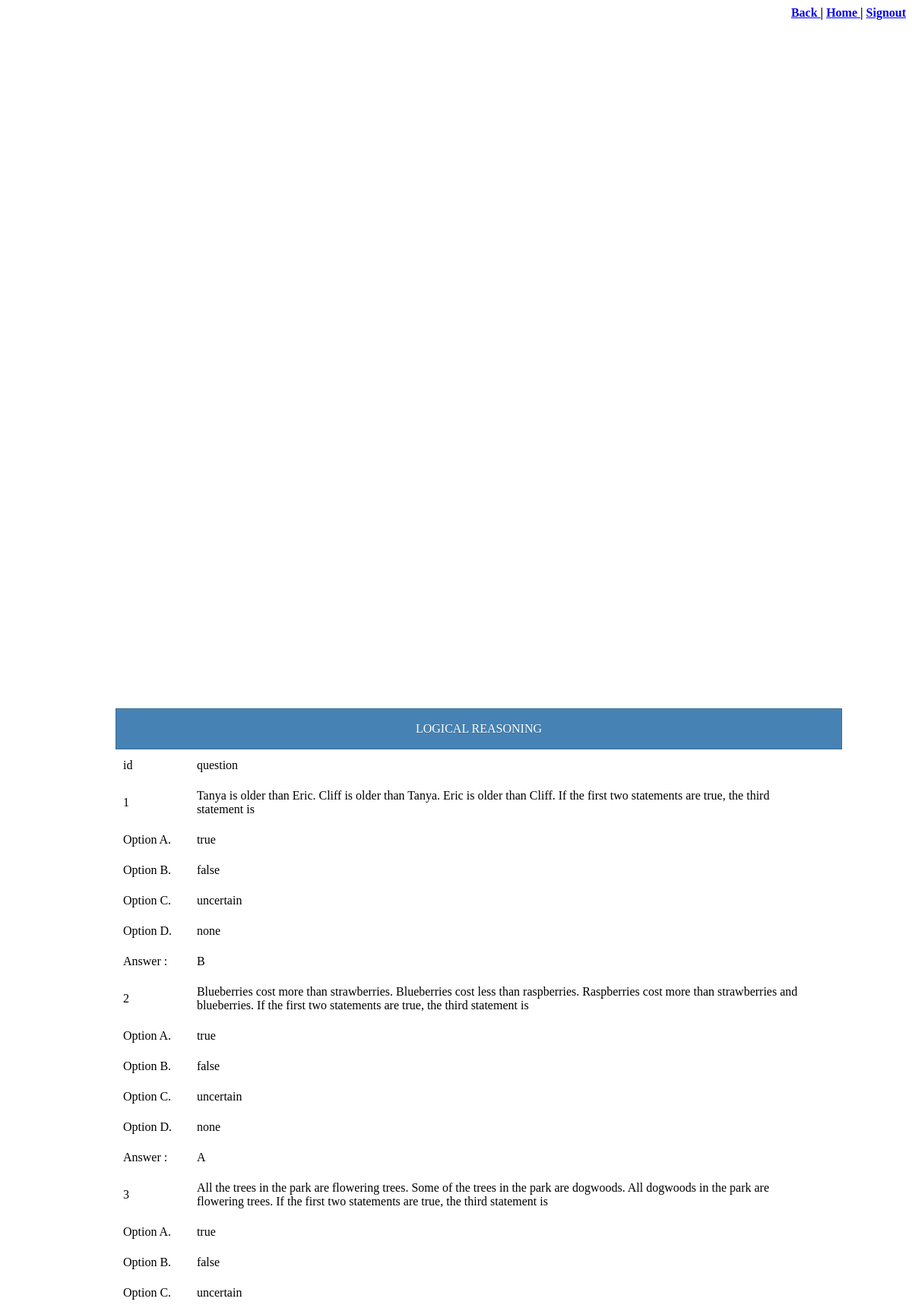
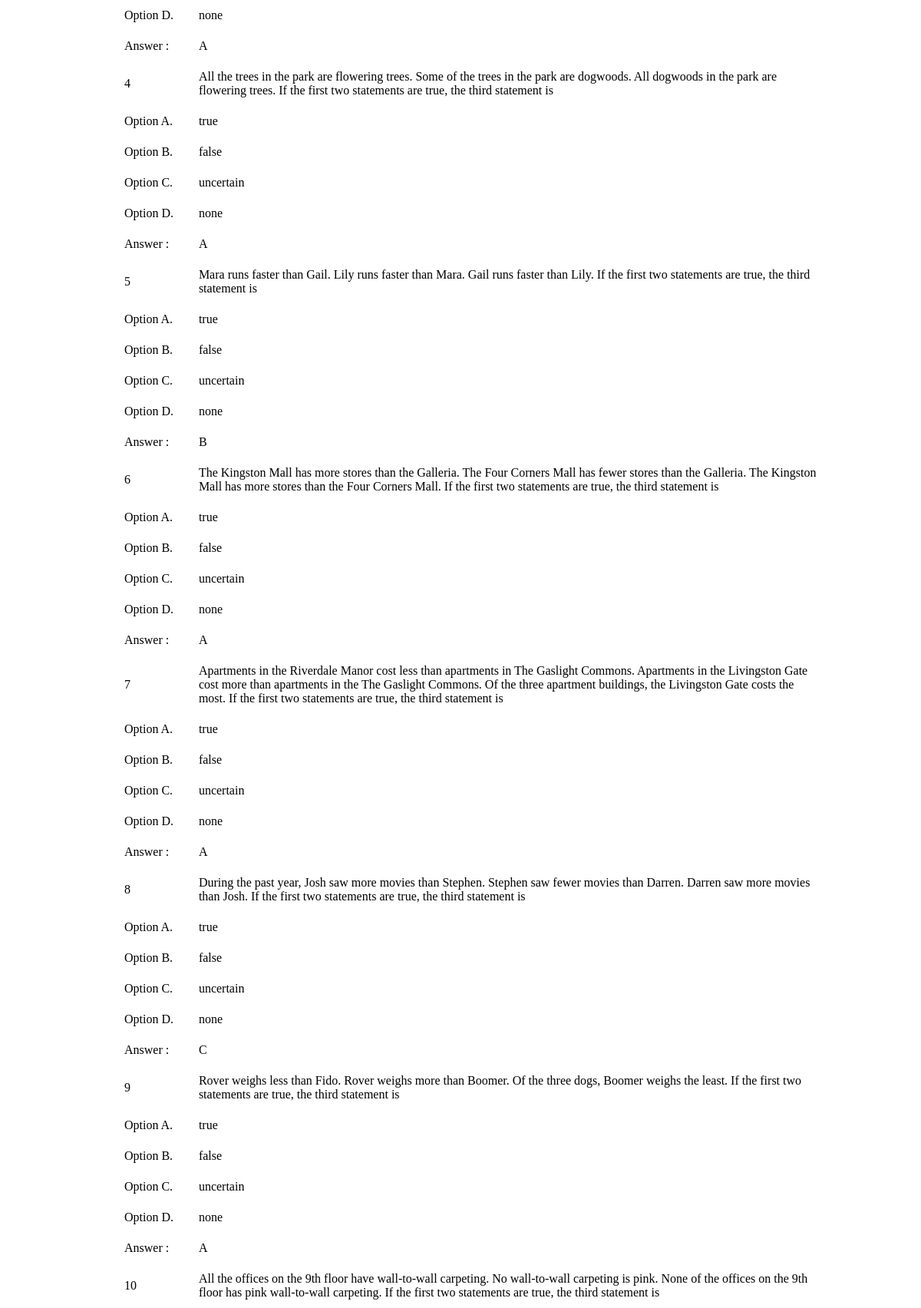
/admin/viewque.php (signed in, upper part), run on the app's committed database (2 pictures, top to bottom).
### tables this page shows
CREATE TABLE IF NOT EXISTS `test_lr` (
  `id` int(11) NOT NULL,
  `question` varchar(350) NOT NULL,
  `A` varchar(110) NOT NULL,
  `B` varchar(100) NOT NULL,
  `C` varchar(100) NOT NULL,
  `D` varchar(100) NOT NULL,
  `answer` varchar(100) NOT NULL
);

### admin/viewque.php (the view, shortened to what this page needs)
<html>
<body>
<p align="right">
<strong><a href="handletest.php"> Back </a>|
<strong><a href="login.php"> Home </a>|
<strong><a href="index.php">Signout</a></strong>
</p>
<table>
<th colspan='6'>
LOGICAL REASONING
</th>
<tr>
<td>
id
</td>
<td>
question
</td>
</tr>
<?php
$con=new PDO('mysql:host=127.0.0.1;dbname=aptitude_test','root','');
$sql="select * from test_lr";
$query=$con->query($sql);
while($r=$query->fetch(PDO::FETCH_OBJ)){
			echo "<tr><td>".$r->id."</td><td colspan='4'>".$r->question."</td><td></td></tr><br>";
			echo "<tr><td>Option A.</td><td colspan='4'>".$r->A."</td><td></td></tr><br>";
			echo "<tr><td>Option B.</td><td colspan='4'>".$r->B."</td><td></td></tr><br>";
			echo "<tr><td>Option C.</td><td colspan='4'>".$r->C."</td><td></td></tr><br>";
			echo "<tr><td>Option D.</td><td colspan='4'>".$r->D."</td><td></td></tr><br>";
echo "<tr><td>Answer :</td><td>".$r->answer."</td><td></td></tr><br>";
}
?>
<?php
$con=new PDO('mysql:host=127.0.0.1;dbname=aptitude_test','root','');
$sql="select * from test_vr";
$query=$con->query($sql);
while($r=$query->fetch(PDO::FETCH_OBJ)){
			echo "<tr><td>".$r->id."</td><td colspan='4'>".$r->question."</td><td></td></tr><br>";
echo "<tr><td>Option A.</td><td>".$r->A."</td><td></td colspan='4'></tr><br>";
			echo "<tr><td>Option B.</td><td colspan='4'>".$r->B."</td><td></td></tr><br>";
			echo "<tr><td>Option C.</td><td colspan='4'>".$r->C."</td><td></td></tr><br>";
			echo "<tr><td>Option D.</td><td colspan='4'>".$r->D."</td><td></td></tr><br>";
echo "<tr><td>Answer :</td><td>".$r->answer."</td><td></td></tr><br>";
}
?>
<?php
$con=new PDO('mysql:host=127.0.0.1;dbname=aptitude_test','root','');
$sql="select * from test_qr";
$query=$con->query($sql);
while($r=$query->fetch(PDO::FETCH_OBJ))
{
			echo "<tr><td>".$r->id."</td><td colspan='4'>".$r->question."</td><td></td></tr><br>";
echo "<tr><td>Option A.</td><td colspan='4'>".$r->A."</td><td></td></tr><br>";
			echo "<tr><td>Option B.</td><td colspan='4'>".$r->B."</td><td></td></tr><br>";
			echo "<tr><td>Option C.</td><td colspan='4'>".$r->C."</td><td></td></tr><br>";
			echo "<tr><td>Option D.</td><td colspan='4'>".$r->D."</td><td></td></tr><br>";
echo "<tr><td>Answer :</td><td>".$r->answer."</td><td></td></tr><br>";
}
?>
</table>
</body>
</html>

### admin/viewque.php (style rules this page uses)
table { position:absolute; top:10%;left: 150px; width: 80%; height: 320px; margin: 50px auto; background: white; }
th { background: steelblue; height: 54px; width: 25%; font-weight: lighter; text-shadow: 0 1px 0 #38678f; color: white; border: 1px solid #38678f; box-shadow: inset 0px 1px 2px #568ebd; transition: all 0.2s; }
tr { border-bottom: 1px solid #cccccc; }
td { padding: 10px; transition: all 0.2s; }
td:last-child { border-right: 0px; }

### data on the page
test_lr: id "1", question "Tanya is older than Eric. Cliff is older than Tanya. Eric is older than Cliff. If the first two statements are true, the third statement is", A "true", B "false", C "uncertain", D "none", answer "B"
test_lr: id "2", question "Blueberries cost more than strawberries. Blueberries cost less than raspberries. Raspberries cost more than strawberries and blueberries. If the first two statements are true, the third statement is", A "true", B "false", C "uncertain", D "none", answer "A"
test_lr: id "3", question "All the trees in the park are flowering trees. Some of the trees in the park are dogwoods. All dogwoods in the park are flowering trees. If the first two statements are true, the third statement is", A "true", B "false", C "uncertain", D "none", answer "A"
test_lr: id "4", question "All the trees in the park are flowering trees. Some of the trees in the park are dogwoods. All dogwoods in the park are flowering trees. If the first two statements are true, the third statement is", A "true", B "false", C "uncertain", D "none", answer "A"
test_lr: id "5", question "Mara runs faster than Gail. Lily runs faster than Mara. Gail runs faster than Lily. If the first two statements are true, the third statement is", A "true", B "false", C "uncertain", D "none", answer "B"
test_lr: id "6", question "The Kingston Mall has more stores than the Galleria. The Four Corners Mall has fewer stores than the Galleria. The Kingston Mall has more stores than the Four Corners Mall. If the first two statements are true, the third statement is", A "true", B "false", C "uncertain", D "none", answer "A"
test_lr: id "7", question "Apartments in the Riverdale Manor cost less than apartments in The Gaslight Commons. Apartments in the Livingston Gate cost more than apartments in the The Gaslight Commons. Of the three apartment buildings, the Livingston Gate costs the most. If the first two statements are true, the third statement is", A "true", B "false", C "uncertain", D "none", answer "A"
test_lr: id "8", question "During the past year, Josh saw more movies than Stephen. Stephen saw fewer movies than Darren. Darren saw more movies than Josh. If the first two statements are true, the third statement is", A "true", B "false", C "uncertain", D "none", answer "C"
test_lr: id "9", question "Rover weighs less than Fido. Rover weighs more than Boomer. Of the three dogs, Boomer weighs the least. If the first two statements are true, the third statement is", A "true", B "false", C "uncertain", D "none", answer "A"
test_lr: id "10", question "All the offices on the 9th floor have wall-to-wall carpeting. No wall-to-wall carpeting is pink. None of the offices on the 9th floor has pink wall-to-wall carpeting. If the first two statements are true, the third statement is"
